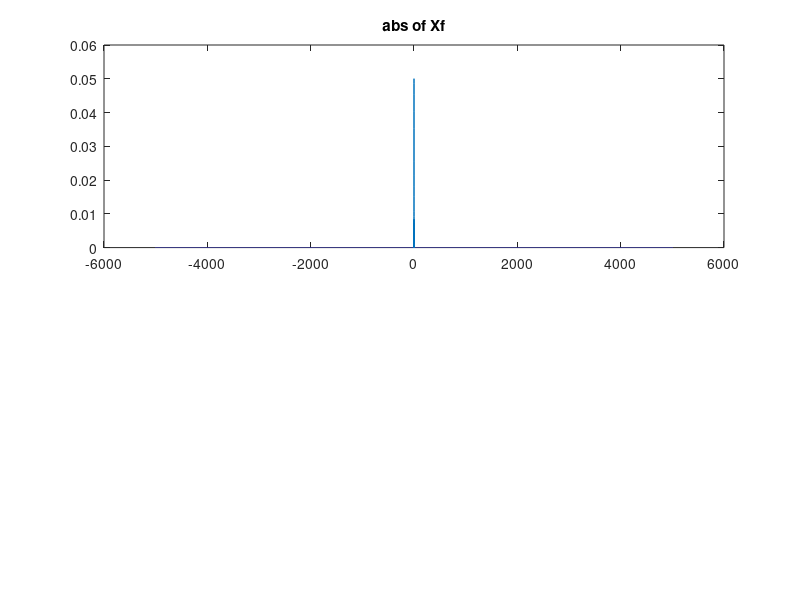

Source code (MATLAB): (Note: this script raises an error after producing the figure.)
clc;clear;close all

load('Signal_F_V1.mat','X_xx');
%% Q1
LX=length(X_xx);
fs=10000;
f=-5000:fs/LX:5000-1/LX;
t=-10:1/fs:10;
fc=20000;
tt=10;
fc1=input('fc1= ');
fc2=input('fc2= ');
flp=10;

figure;
subplot(2,1,1);
plot(f,abs(X_xx));
title('abs of Xf');

xtt=ifft(ifftshift(X_xx,LX));
subplot(2,1,2);
plot(t,real(xtt));
title('real of xt');

[xt , xct , xdemodt , xfiltert , Xcf , Xdemodf , Xfilterf,filter]= DSBmodd(X_xx,fc1,fc2,flp,t,f);




errr=immse(Xfilterf,X_xx);
function [xt , xct , xdemodt , xfiltert , Xcf , Xdemodf , Xfilterf,filter]= DSBmodd(Xf,fc1,fc2,flp,t,f)
%L=length(Xf);
f1=stepfun(f,-flp);
f2=stepfun(f,flp);
filter=f1-f2;


xt=ifft(ifftshift(Xf));
xct=xt.*cos(2*pi*fc1*t);
xdemodt=xct.*cos(2*pi*fc2*t);
Xcf=fftshift(fft(xct));
Xdemodf=fftshift(fft(xdemodt));
Xfilterf=Xdemodf.*filter;
xfiltert=ifft(ifftshift(Xfilterf));

figure 
plot(f,filter);
title('filter');


figure 
subplot(2,1,1)
plot(t,real(xt));
title('xt');

subplot(2,1,2);
plot(t,real(xct));
title('xct');

figure
subplot(2,1,1);
plot(t,real(xdemodt));
title('xdemodt');

subplot(2,1,2);
plot(t,real(xfiltert));
title('xfiltert');

figure
subplot(3,1,1);
plot(f,abs(Xcf));
title('Xcf abs');

subplot(3,1,2);
plot(f,abs(Xdemodf));
title('Xdemodf abs');

subplot(3,1,3);
plot(f,abs(Xfilterf));
title('Xfilterf abs');
end



